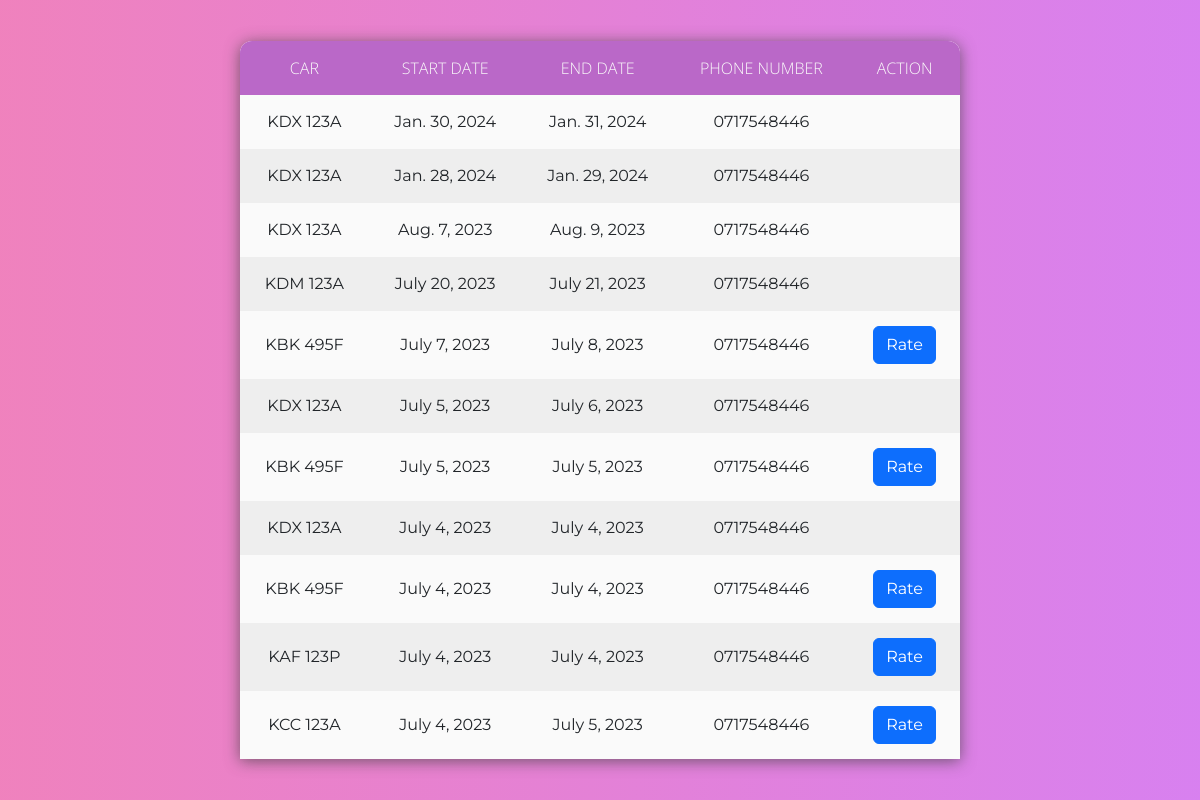
Page /customer_approved_hire_list/ (signed in) on the committed database.
### Hire/models.py (models this page shows)
class Hire(models.Model):
    customer = models.ForeignKey(User, on_delete=models.CASCADE)
    car = models.ForeignKey(Car, on_delete=models.CASCADE, null=True)
    from_destination = models.CharField(max_length=20, null="True", validators=[
        RegexValidator("^([a-zA-Z])[a-zA-Z'\d ]+$", message='Must be a valid name of a place')])
    to_destination = models.CharField(max_length=20, null=True, validators=[
        RegexValidator("^([a-zA-Z])[a-zA-Z'\d ]+$", message='Must be a valid name of a place')])
    start_date = models.DateField(
        validators=[MinValueValidator(datetime.date.today(), "Start date can not be less than today")])
    end_date = models.DateField(
        validators=[MinValueValidator(datetime.date.today(), "End date can not be less than today")])
    phone_no = models.CharField(max_length=20, null="True",
                                validators=[RegexValidator('^(0)([127])(\d){8}$', message='Invalid phone numbers')])
    is_approved = models.BooleanField(default=False)
    is_rejected = models.BooleanField(default=False)

### Owner/models.py (models this page shows, shortened)
class Car(models.Model):
    owner = models.ForeignKey(User, null=True, on_delete=models.CASCADE)
    reg_no = models.CharField(max_length=20, unique=True, validators=[
        RegexValidator('^(K)([ABCDEFGHJKLMNPQRSTUVWXYZ]){2}( ){1}(\d){3}([ABCDEFGHJKLMNPQRSTUVWXYZ])$',
                       message="Invalid Number Plate")])
    image = models.ImageField(upload_to='car_images/')
    description = models.TextField(null=True, blank=True)
    phone_no = models.CharField(max_length=20, unique=True,
                                validators=[RegexValidator('^(0)([127])(\d){8}$', message='Invalid phone numbers')])
    updated = models.DateTimeField(auto_now = True , null=True)
    created = models.DateTimeField(auto_now_add=True, null= True)
    class Meta:
       ordering = ['-updated', '-created']  # Order by updated field in descending order and then by created field in descending order

### accounts/views.py (the view)
# urls.py: path('customer_approved_hire_list/', views.approved_hire_list, name='approved_hire_list'),
def approved_hire_list(request):
    customer = request.user
    approved_hires = Hire.objects.filter(customer=customer, is_approved=True).order_by('-start_date')
    current_date = date.today()
    hires_with_rating = []
    for hire in approved_hires:
        if hire.end_date <= current_date and not Review.objects.filter(customer=customer, owner=hire.car.owner).exists():
            hire.can_rate = True
        else:
            hire.can_rate = False
        hires_with_rating.append(hire)
    context = {
        'approved_hires': hires_with_rating,
        'current_date': current_date,
    }
    return render(request, 'accounts/approved_hire_list.html', context)

### accounts/templates/accounts/approved_hire_list.html (shortened to what this page needs)
<!DOCTYPE html>
{% load static %}
<html lang="en">
<head>
    <link href="https://cdn.jsdelivr.net/npm/bootstrap@5.3.0/dist/css/bootstrap.min.css" rel="stylesheet">
    <link rel="stylesheet" href="{% static 'styles/tables.css' %}">
</head>
<body>
    <div class="filter"></div>
    <table>
        <thead>
            <tr>
                <th>Car</th>
                <th>Start Date</th>
                <th>End Date</th>
                <th>Phone Number</th>
                <th>Action</th>
            </tr>
        </thead>
        <tbody>
            {% for hire in approved_hires %}
            <tr>
                <td>{{ hire.car.reg_no }}</td>
                <td>{{ hire.start_date }}</td>
                <td>{{ hire.end_date }}</td>
                <td>{{ hire.phone_no }}</td>
                <td>
                    {% if hire.can_rate %}
                        <a class="btn btn-primary" href="{% url 'rate_owner' hire.car.owner.pk %}" role="button">Rate</a>
                    {% endif %}
                </td>
            </tr>
            {% empty %}
            <tr>
                <td colspan="5">No approved hire requests found.</td>
            </tr>
            {% endfor %}
        </tbody>
    </table>
</body>
</html>

### static/styles/tables.css (style rules this page uses)
* { margin:0; padding: 0; outline: 0; }
.filter { position: absolute; left: 0; top: 0; bottom: 0; right: 0; z-index: 1; background: rgb(233,76,161); background: -moz-linear-gradient(90deg, rgba(233,76,161,1) 0%, rgba(199,74,233,1) 100%); background: -webkit-linear-gradient(90deg, rgba(233,76,161,1) 0%, rgba(199,74,233,1) 100%); background: linear-gradient(90deg, rgba(233,76,161,1) 0%, rgba(199,74,233,1) 100%); filter: progid:DXImageTransform.Microsoft.gradient(startColorstr="#e94ca1",endColorstr="#c74ae9",GradientType=1); opacity: .7; }
table { position: absolute; z-index: 2; left: 50%; top: 50%; transform: translate(-50%,-50%); width: 60%; border-collapse: collapse; border-spacing: 0; box-shadow: 0 2px 15px rgba(64,64,64,.7); border-radius: 12px 12px 0 0; overflow: hidden; }
td , th { padding: 15px 20px; text-align: center; }
th { background-color: #ba68c8; color: #fafafa; font-family: 'Open Sans',Sans-serif; font-weight: 200; text-transform: uppercase; }
tr { width: 100%; background-color: #fafafa; font-family: 'Montserrat', sans-serif; }
tr:nth-child(even) { background-color: #eeeeee; }

### rows in the picture
Hire: car.reg_no "KDX 123A", start_date "Jan. 30, 2024", end_date "Jan. 31, 2024", phone_no "0717548446"
Hire: car.reg_no "KDX 123A", start_date "Jan. 28, 2024", end_date "Jan. 29, 2024", phone_no "0717548446"
Hire: car.reg_no "KDX 123A", start_date "Aug. 7, 2023", end_date "Aug. 9, 2023", phone_no "0717548446"
Hire: car.reg_no "KDM 123A", start_date "July 20, 2023", end_date "July 21, 2023", phone_no "0717548446"
Hire: car.reg_no "KBK 495F", start_date "July 7, 2023", end_date "July 8, 2023", phone_no "0717548446", shows "Rate"
Hire: car.reg_no "KDX 123A", start_date "July 5, 2023", end_date "July 6, 2023", phone_no "0717548446"
Hire: car.reg_no "KBK 495F", start_date "July 5, 2023", end_date "July 5, 2023", phone_no "0717548446", shows "Rate"
Hire: car.reg_no "KDX 123A", start_date "July 4, 2023", end_date "July 4, 2023", phone_no "0717548446"
Hire: car.reg_no "KBK 495F", start_date "July 4, 2023", end_date "July 4, 2023", phone_no "0717548446", shows "Rate"
Hire: car.reg_no "KAF 123P", start_date "July 4, 2023", end_date "July 4, 2023", phone_no "0717548446", shows "Rate"
Hire: car.reg_no "KCC 123A", start_date "July 4, 2023", end_date "July 5, 2023", phone_no "0717548446", shows "Rate"
